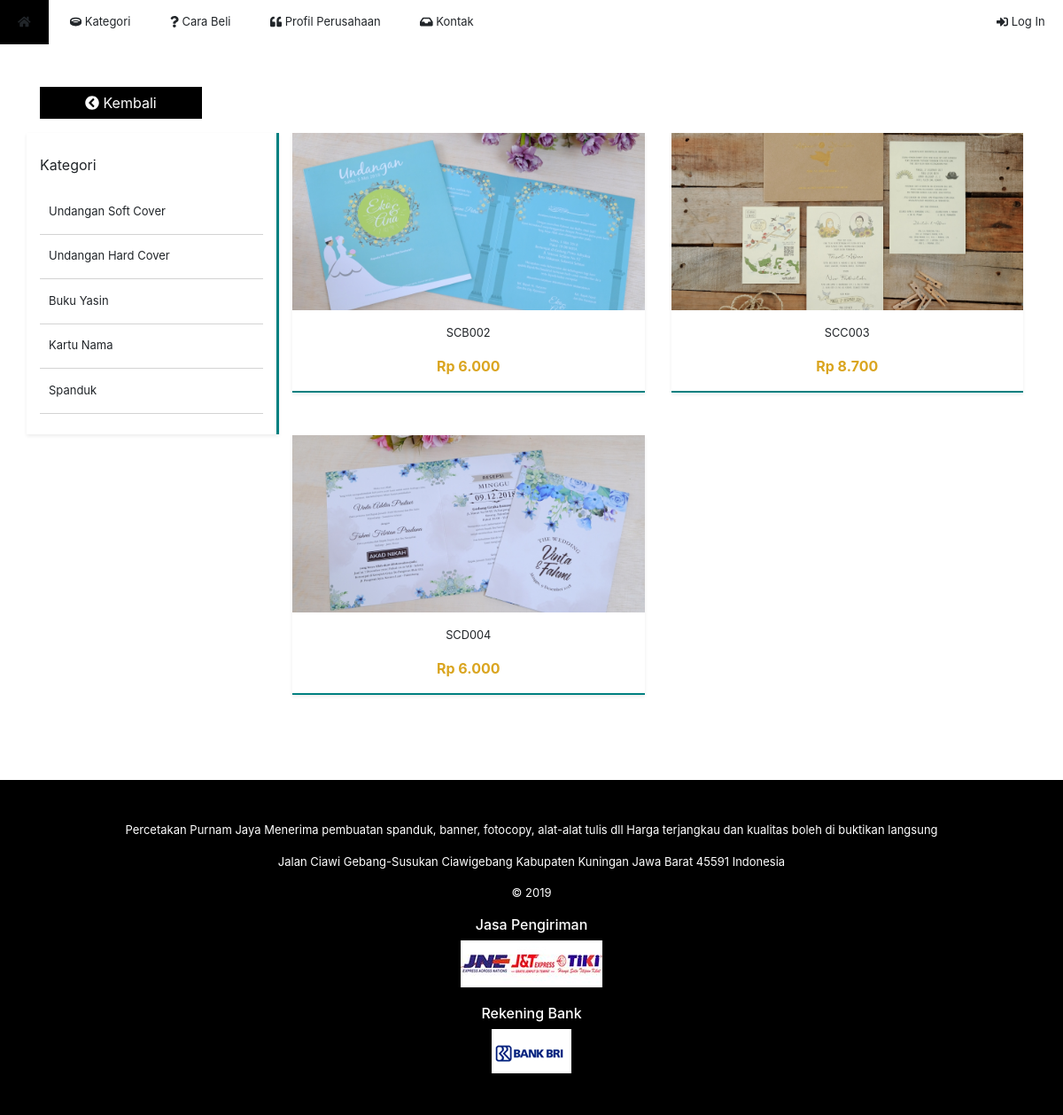
Page /halaman/kategori.php on the committed database.
### tables this page shows
CREATE TABLE `kategori` (
  `idKategori` int(11) NOT NULL,
  `nmKategori` varchar(30) NOT NULL
);

CREATE TABLE `produk` (
  `idProduk` int(11) NOT NULL,
  `idKategori` int(11) NOT NULL,
  `namaProduk` varchar(50) NOT NULL,
  `deskripsi` text NOT NULL,
  `harga` int(11) NOT NULL,
  `gambar` text NOT NULL,
  `stok` int(11) NOT NULL,
  `berat` int(11) NOT NULL
);

### halaman/kategori.php (the view, shortened to what this page needs)
<?php
include("../include/_koneksi.php");
if (!isset($_GET["id"]))
	$id = 1;
else
	$id = $_GET["id"];
?>
<!DOCTYPE html>
<html lang="en">
<head>
  <link rel="stylesheet" href="../css/bootstrap.css">
  <link rel="stylesheet" href="../css/font-awesome.css">
  <link rel="stylesheet" href="../css/style.css">
</head>
<body>
	<div class="container-fluid px-0">
		<?php include("_menu.php"); ?>
		<div class="konten container mt-5">
			<a href="utama.php" class="tombol tombol-teal mb-3"><i class="fas fa-chevron-circle-left"></i> Kembali</a>
			<div class="row">
				<div class="col-lg-3 col-4 side-menu shadow-sm py-4">
					<p>Kategori</p>
					<div class="d-flex flex-column">
						<?php
						$query = mysqli_query($conn, "SELECT * FROM kategori");
						if (mysqli_num_rows($query) > 0) {
							while ($data = mysqli_fetch_assoc($query)) {
								?>
						<a href="kategori.php?id=<?php echo $data["idKategori"]; ?>" class="side-menu-list"><?php echo $data["nmKategori"]; ?></a>
						<?php
							}
						} else {
							echo "<p class='ml-3'>Tidak ada data</p>";
						}
						?>
					</div>
				</div>
				<div class="col-lg-9 col-8">
					<div class="row">
						<?php
						$kosong = 0;
						$query = mysqli_query($conn, "SELECT * FROM produk WHERE idKategori='$id'");
						if (mysqli_num_rows($query) > 0) {
							while ($data = mysqli_fetch_assoc($query)) {
								?>
						<div class="col-6 mb-5">
							<a href="produk.php?id=<?php echo $data["idProduk"]; ?>" class="bg-white shadow-sm d-flex flex-column item" style="border-bottom: 2.5px solid teal;">
								<img src="<?php echo $data["gambar"]; ?>" style="height: 200px; object-fit: cover;">
								<span class="small mx-auto pt-3"><?php echo $data["namaProduk"]; ?></span>
								<span class="font-weight-bold mx-auto py-3" style="color: goldenrod;">Rp <?php echo number_format($data["harga"], 0, ".", "."); ?></span>
							</a>
						</div>
						<?php
							}
						} else
							$kosong++;
								?>
					</div>
				</div>
			</div>
		</div>
		<?php include("_footer.php"); ?>
	</div>
</body>
</html>

### css/style.css (style rules this page uses)
body { background:url(../gambar/bg2.png) repeat; }
a { color: inherit; text-decoration: none; }
.side-menu { background-color: white; border-right: 3px solid teal; height: 100%; }
.side-menu-list { font-size: 13px; padding: 15px 10px; border-bottom: 1px solid lightgray; width: 100%; display: inline-block; vertical-align: middle; -webkit-transform: perspective(1px) translateZ(0); transform: perspective(1px) translateZ(0); box-shadow: 0 0 1px rgba(0, 0, 0, 0); position: relative; -webkit-transition-property: color; transition-property: color; -webkit-transition-duration: 0.3s; transition-duration: 0.3s; }
.side-menu-list:before { content: ""; position: absolute; z-index: -1; top: 0; left: 0; right: 0; bottom: 0; background: black; -webkit-transform: scaleX(0); transform: scaleX(0); -webkit-transform-origin: 0 50%; transform-origin: 0 50%; -webkit-transition-property: transform; transition-property: transform; -webkit-transition-duration: 0.3s; transition-duration: 0.3s; -webkit-transition-timing-function: ease-out; transition-timing-function: ease-out; }
.tombol { cursor: pointer; display: inline-block; font-weight: 400; text-align: center; white-space: nowrap; vertical-align: middle; -webkit-user-select: none; -moz-user-select: none; -ms-user-select: none; user-select: none; border: 1px solid transparent; padding: 5px 50px; font-size: 1rem; line-height: 1.5; -webkit-transform: perspective(1px) translateZ(0); transform: perspective(1px) translateZ(0); box-shadow: 0 0 1px rgba(0, 0, 0, 0); -webkit-transition-duration: 0.5s; transition-duration: 0.5s; }
.tombol-teal { background-color: black; color: white; }
.item { -webkit-transition-property: box-shadow; transition-property: box-shadow; -webkit-transition-duration: 0.3s; transition-duration: 0.3s; }

### rows in the picture
kategori: nmKategori "Undangan Soft Cover"
kategori: nmKategori "Undangan Hard Cover"
kategori: nmKategori "Buku Yasin"
kategori: nmKategori "Kartu Nama"
kategori: nmKategori "Spanduk"
produk: gambar (picture), namaProduk "SCB002", harga "6.000"
produk: gambar (picture), namaProduk "SCC003", harga "8.700"
produk: gambar (picture), namaProduk "SCD004", harga "6.000"
